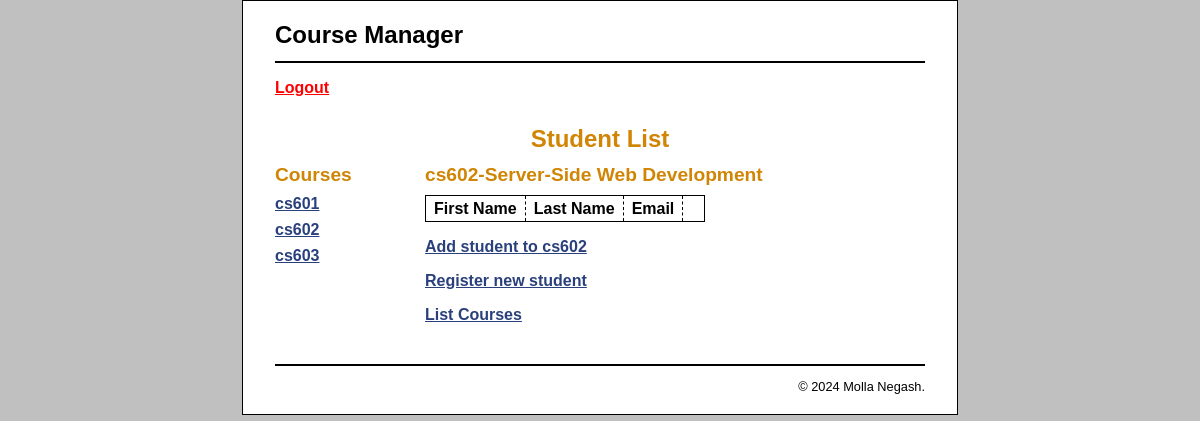
The app's page /index.php?course_id=2 (signed in) with its own data.
### tables this page shows
CREATE TABLE `courses` (
  `id` int(11) NOT NULL AUTO_INCREMENT,
  `course_name` varchar(100) NOT NULL,
  
  `course_code` varchar(20) NOT NULL,
  PRIMARY KEY (`id`)
);

### index.php (the view, shortened to what this page needs)
<?php
require_once('database.php');
try{
	$q1="select * from courses order by course_code asc";
	$courses=$db->query($q1)->fetchAll();
	if(!empty($_GET['course_id'])){
		$selected_course=trim($_GET['course_id']);
	}else{
		$selected_course=$courses[0]['id'];
	}
	$course=$db->query("select * from courses where id='$selected_course'")->fetch();
}
catch (PDOException $e) {
	 echo 'Error Message: ' .$e->getMessage();
}
?>
<!DOCTYPE html>
<html>
<head>
    <link rel="stylesheet" type="text/css" href="main.css" />
</head>
<body>
<header><h1>Course Manager</h1></header>
<p><a style="color:red" href="logout.php">Logout</a></p>
<main>
    <center><h1>Student List</h1></center>
    <aside>
        <h2>Courses</h2>
        <nav>
        <ul>
            <?php
				foreach($courses as $c){
					echo "<li><a href='?course_id=".$c['id']."'>".$c['course_code']."</a></li>";
				}
			?>
        </ul>
        </nav>
    </aside>
    <section>
	 <h2><?php echo $course['course_code'].'-'.$course['course_name'];?></h2>
        <table>
            <tr>
                <th>First Name</th>
                <th>Last Name</th>
                <th>Email</th>
                <th>&nbsp;</th>
            </tr>
        </table>
        <p><a href="add_student_form.php?course_id=<?php echo $course['id'];?>">Add student to <?php echo $course['course_code'];?></a></p>
		 <p><a href="new_student.php">Register new student</a></p>
        <p><a href="course_list.php">List Courses</a></p>
    </section>
</main>
<footer>
    <p>&copy; <?php echo date("Y"); ?> Molla Negash.</p>
</footer>
</body>
</html>

### main.css (style rules this page uses)
html { background-color: rgb(192, 192, 192); }
body { margin-top: 0; font-family: Arial, Helvetica, sans-serif; width: 650px; margin: 0 auto; background-color: white; border: 1px solid black; padding: .5em 2em; }
header { margin: 0; border-bottom: 2px solid black; }
header h1 { margin: 0; padding: .5em 0; color: black; }
main { margin: 0; }
aside { float: left; width: 150px; }
nav ul { list-style-type: none; margin-left: 0; padding-left: 0; }
nav ul li { padding-bottom: 0.5em; }
section { float: left; width: 500px; padding-bottom: 1.5em; }
footer { clear: both; margin-top: 1em; border-top: 2px solid black; }
footer p { text-align: right; font-size: 80%; margin: 1em 0; }
h1 { font-size: 150%; margin: 0; padding: .5em 0 .25em; }
h2 { font-size: 120%; margin: 0; padding: .25em 0 .5em; }
h1, h2 { color: rgb(208, 133, 4); }
ul { margin: 0 0 1em 0; padding: 0 0 0 2.5em; }
li { margin: 0; padding: 0; }
a { color: rgb(41, 64, 124); font-weight: bold; }
table { border: 1px solid black; border-collapse: collapse; }
td, th { border: 1px dashed black; padding: .2em .5em .2em .5em; vertical-align: top; text-align: left; }

### records on screen
courses: course_code "cs601"
courses: course_code "cs602", course_name "Server-Side Web Development"
courses: course_code "cs603"
